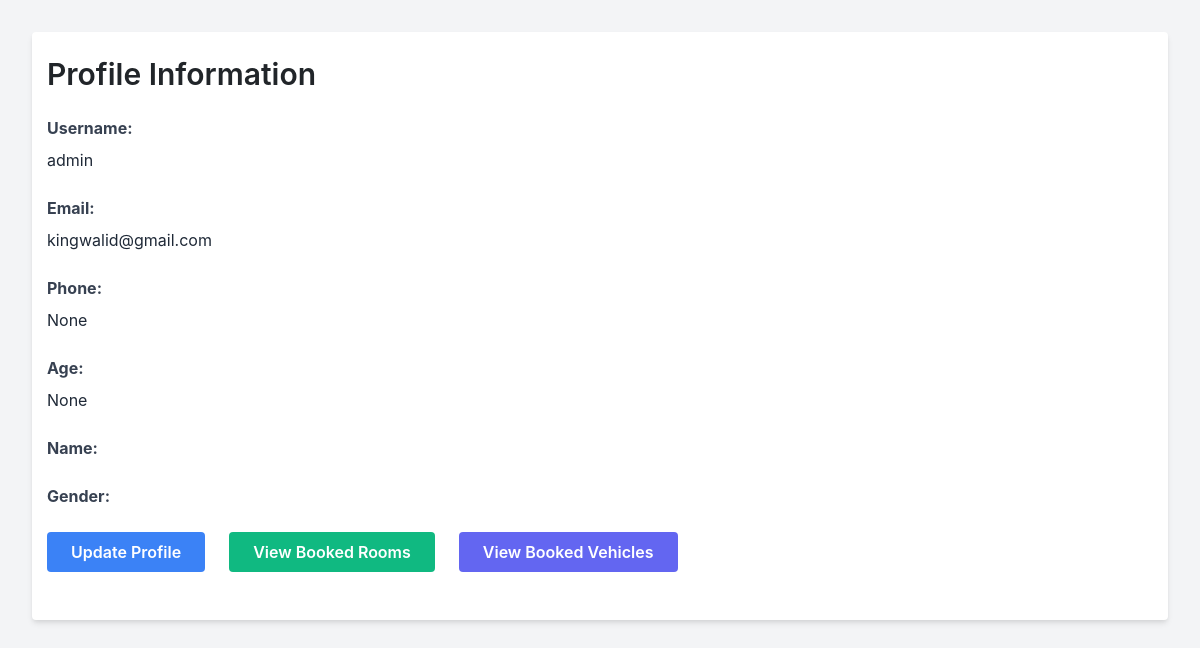
The app's page /profile/ (signed in) with its own data.
### tbp/models.py (models this page shows, shortened)
class traveler(AbstractUser):
    username = models.CharField(max_length=150, primary_key=True)
    email = models.EmailField(unique=True)
    phone = models.IntegerField(null=True)
    age = models.PositiveIntegerField(null=True)
    name = models.CharField(max_length=100)
    gender = models.CharField(max_length=10)

### tbp/views.py (the view)
# urls.py: path('profile/', view_profile, name='view_profile'),
@login_required  # Ensures that only logged-in users can access this view
def view_profile(request):
    profile = request.user
    return render(request, 'profile.html', {'profile': profile})

### tbp/templates/profile.html (shortened to what this page needs)
<!DOCTYPE html>
<html lang="en">
<head>
    <link href="https://cdn.jsdelivr.net/npm/tailwindcss@2.2.19/dist/tailwind.min.css" rel="stylesheet">
    <link href="https://maxcdn.bootstrapcdn.com/bootstrap/4.5.2/css/bootstrap.min.css" rel="stylesheet">
</head>
<body class="bg-gray-100 p-8">
    <div class="container mx-auto bg-white shadow-md rounded px-8 py-6">
        <h1 class="text-3xl font-semibold mb-6">Profile Information</h1>
        <div class="mb-4">
            <label class="block text-gray-700 font-bold mb-2">Username:</label>
            <p class="text-gray-800">{{ profile.username }}</p>
        </div>
        <div class="mb-4">
            <label class="block text-gray-700 font-bold mb-2">Email:</label>
            <p class="text-gray-800">{{ profile.email }}</p>
        </div>
        <div class="mb-4">
            <label class="block text-gray-700 font-bold mb-2">Phone:</label>
            <p class="text-gray-800">{{ profile.phone }}</p>
        </div>
        <div class="mb-4">
            <label class="block text-gray-700 font-bold mb-2">Age:</label>
            <p class="text-gray-800">{{ profile.age }}</p>
        </div>
        <div class="mb-4">
            <label class="block text-gray-700 font-bold mb-2">Name:</label>
        </div>
        <div class="mb-4">
            <label class="block text-gray-700 font-bold mb-2">Gender:</label>
        </div>
        <div class="flex flex-wrap">
            <a href="{% url 'update_profile' %}" class="bg-blue-500 hover:bg-blue-600 text-white font-semibold px-4 py-2 rounded inline-block mb-4 mr-4">Update Profile</a>
            <a href="{% url 'booked_rooms' %}" class="bg-green-500 hover:bg-green-600 text-white font-semibold px-4 py-2 rounded inline-block mb-4 mr-4">View Booked Rooms</a>
            <a href="{% url 'booked_vehicles' %}" class="bg-indigo-500 hover:bg-indigo-600 text-white font-semibold px-4 py-2 rounded inline-block mb-4">View Booked Vehicles</a>
        </div>
    </div>
</body>
</html>

### records on screen
traveler: username "admin", email "kingwalid@gmail.com", phone "None", age "None"
